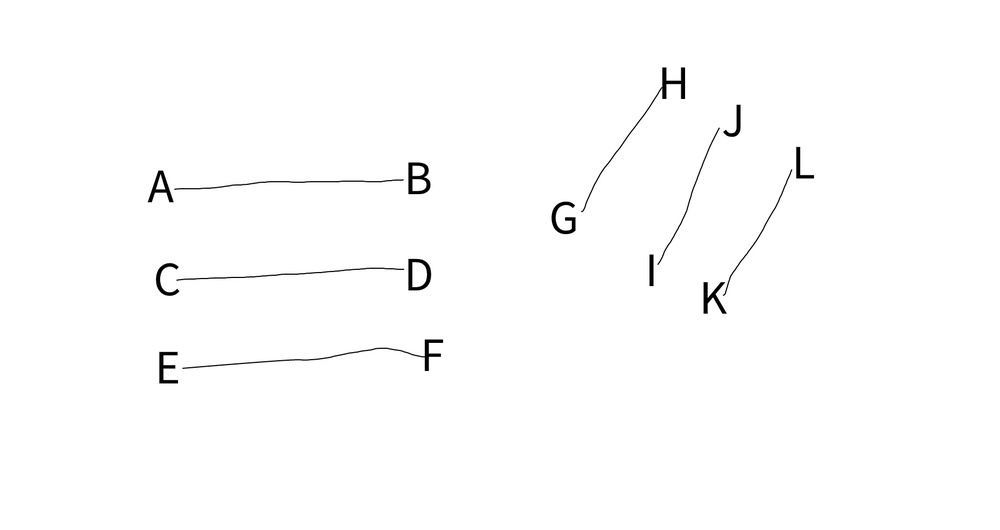
//> input picture TESTLINESMARKED.jpeg, 1000 x 530 px, shrunk from 1848 x 980 before the run
$ ./linedetect3   (built with g++ and OpenCV 4)
//> lines starting //> are read from the running program, lines starting //| are printed output that depends on the picture; after the words box and inside, x2 and y2 are one past the last pixel; in counts of white or black regions, pixels touching at a corner belong together
#include <opencv2/opencv.hpp>
#include <iostream>

int main() {
    // Load the image
    cv::Mat src = cv::imread("TESTLINESMARKED.jpeg", cv::IMREAD_GRAYSCALE);
//> src is the input picture: 530 rows x 1000 cols, CV_8UC1; min 0, max 255, mean 252.9

    if (src.empty()) {
        std::cout << "Could not open or find the image!" << std::endl;
        return -1;
    }

    // Apply edge detection using Canny
    cv::Mat edges;
    cv::Canny(src, edges, 50, 150, 3);
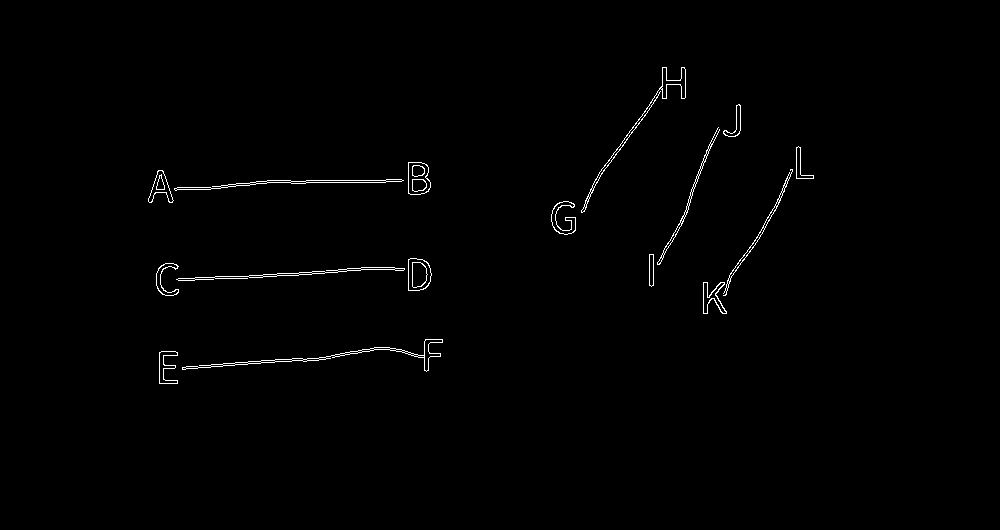
//> edges: 530 rows x 1000 cols, CV_8UC1; 0.75% white in thin lines or dots, all inside (x1, y1, x2, y2) = (148, 67, 814, 384)

    // Create a vector to store the lines detected
    std::vector<cv::Vec2f> lines;

    // Use Hough Transform to detect lines in the edge-detected image
    cv::HoughLines(edges, lines, 1, CV_PI / 180, 100);
//> lines = 16 lines (rho, theta), first 12: [292, 1.5], [288, 1.52], [193, 1.54], [186, 1.55], [188, 1.55], [294, 1.5], [182, 1.57], [180, 1.57], [284, 1.54], [378, 1.5], [380, 1.5], [197, 1.52]

    // Convert to color image to draw the lines
    cv::Mat colorDst;
    cv::cvtColor(edges, colorDst, cv::COLOR_GRAY2BGR);

    // Draw the lines
    for (size_t i = 0; i < lines.size(); i++) {
        float rho = lines[i][0], theta = lines[i][1];
        cv::Point pt1, pt2;
        double a = cos(theta), b = sin(theta);
        double x0 = a * rho, y0 = b * rho;
        pt1.x = cvRound(x0 + 500 * (-b));
        pt1.y = cvRound(y0 + 500 * (a));
        pt2.x = cvRound(x0 - 500 * (-b));
        pt2.y = cvRound(y0 - 500 * (a));
        cv::line(colorDst, pt1, pt2, cv::Scalar(0, 0, 255), 2, cv::LINE_AA);
    }
//> this loop made 16 passes
//> (rho, theta, a, b, x0, y0) on passes 1 to 12: (292, 1.5, 0.0698, 0.998, 20.37, 291.3), (288, 1.52, 0.0523, 0.999, 15.07, 287.6), (193, 1.54, 0.0349, 0.999, 6.74, 192.9), (186, 1.55, 0.0175, 1, 3.25, 186), (188, 1.55, 0.0175, 1, 3.28, 188), (294, 1.5, 0.0698, 0.998, 20.51, 293.3), (182, 1.57, -4.37e-08, 1, -7.96e-06, 182), (180, 1.57, -4.37e-08, 1, -7.87e-06, 180), (284, 1.54, 0.0349, 0.999, 9.91, 283.8), (378, 1.5, 0.0698, 0.998, 26.37, 377.1), (380, 1.5, 0.0698, 0.998, 26.51, 379.1), (197, 1.52, 0.0523, 0.999, 10.31, 196.7)
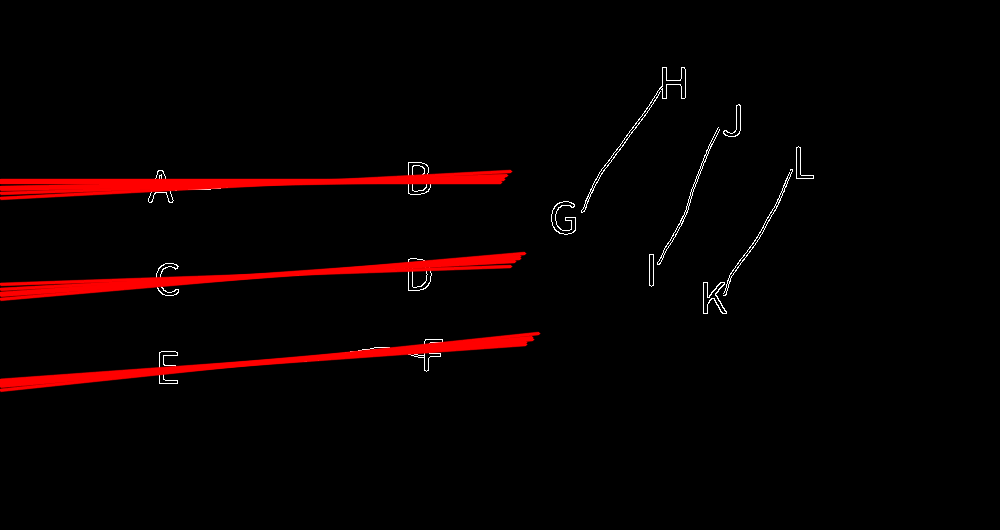
//> colorDst: 530 rows x 1000 cols, CV_8UC3; mean B, G, R 1.2, 1.2, 8.8

    // Show the result
    cv::imshow("Detected Lines", colorDst);
    cv::waitKey(0);

    return 0;
}

$ run again, with testlines.jpeg copied over TESTLINESMARKED.jpeg
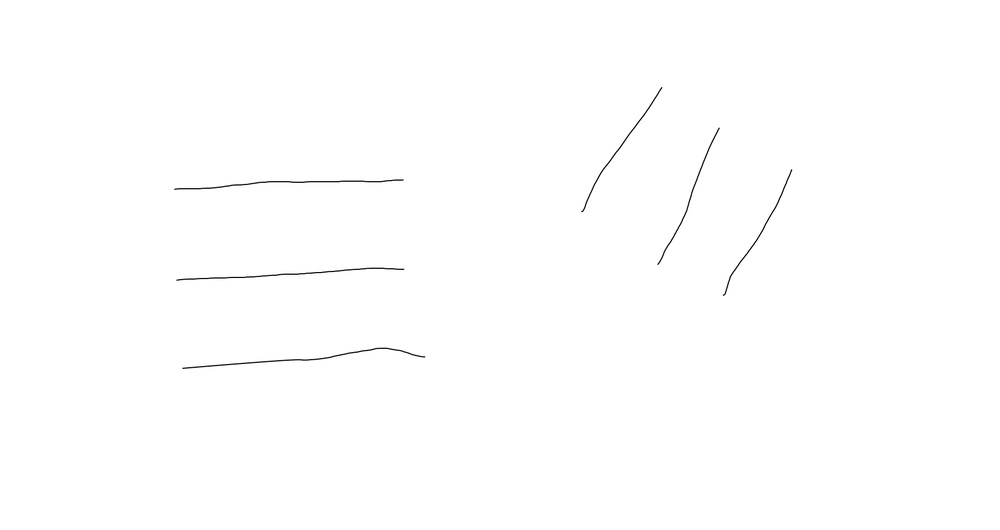
//> input picture testlines.jpeg, 1000 x 530 px, shrunk from 1848 x 980 before the run
//> src is the input picture: 530 rows x 1000 cols, CV_8UC1; min 1, max 255, mean 254.3
//> `cv::Canny(src, edges, 50, 150, 3);`:
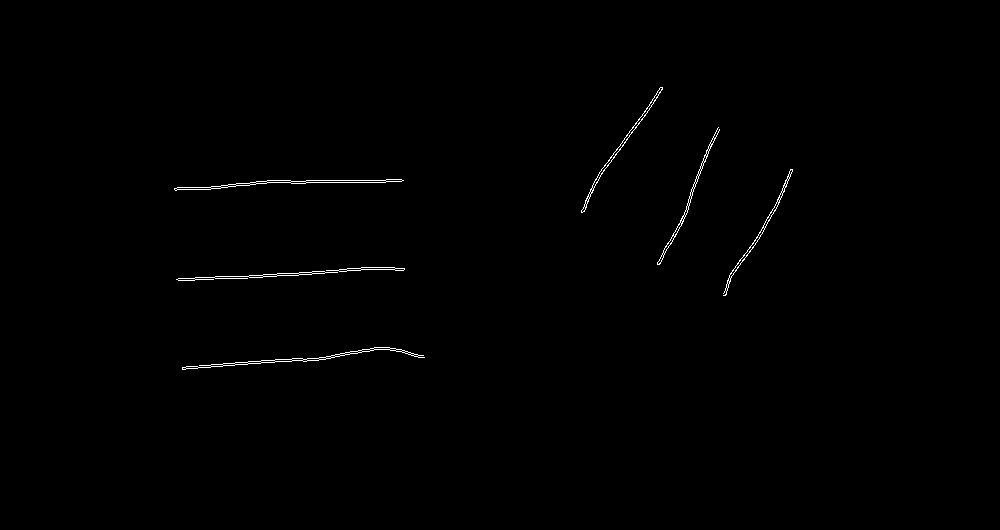
//> edges: 530 rows x 1000 cols, CV_8UC1; 0.43% white in thin lines or dots, all inside (x1, y1, x2, y2) = (174, 87, 793, 370)
//> lines = 13 lines (rho, theta), first 12: [292, 1.5], [288, 1.52], [193, 1.54], [182, 1.57], [294, 1.5], [188, 1.55], [378, 1.5], [284, 1.54], [180, 1.57], [380, 1.5], [186, 1.55], [384, 1.48]
//> the loop `for (size_t i = 0; i < lines.size(); i++)` made 13 passes
//> (rho, theta, a, b, x0, y0) on passes 1 to 8: (292, 1.5, 0.0698, 0.998, 20.37, 291.3), (288, 1.52, 0.0523, 0.999, 15.07, 287.6), (193, 1.54, 0.0349, 0.999, 6.74, 192.9), (182, 1.57, -4.37e-08, 1, -7.96e-06, 182), (294, 1.5, 0.0698, 0.998, 20.51, 293.3), (188, 1.55, 0.0175, 1, 3.28, 188), (378, 1.5, 0.0698, 0.998, 26.37, 377.1), (284, 1.54, 0.0349, 0.999, 9.91, 283.8)
//> after the loop `for (size_t i = 0; i < lines.size(); i++)`:
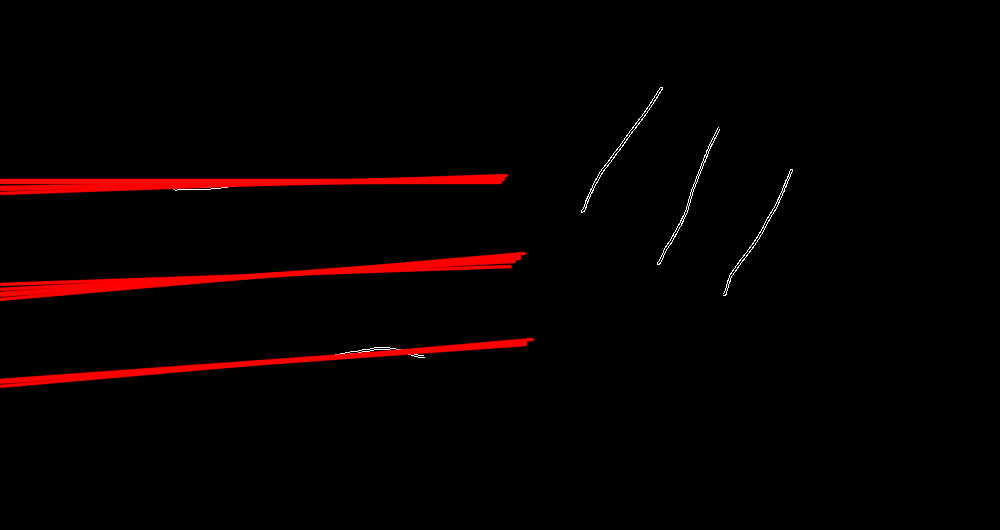
//> colorDst: 530 rows x 1000 cols, CV_8UC3; mean B, G, R 0.5, 0.5, 7
